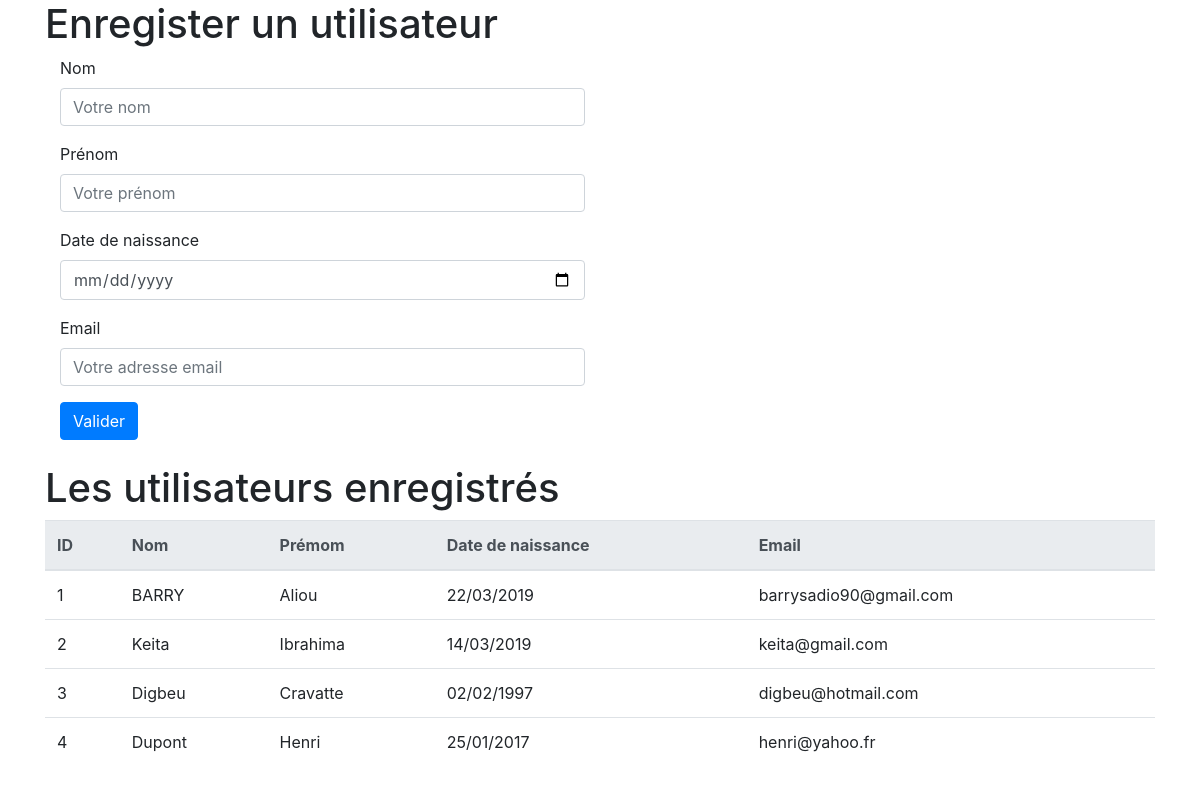
The page / on the database its author committed.
### tables this page shows
CREATE TABLE IF NOT EXISTS `users` (
  `id_user` int(11) NOT NULL AUTO_INCREMENT,
  `nom` varchar(255) NOT NULL,
  `prenom` varchar(255) NOT NULL,
  `dateDeNaissance` date NOT NULL,
  `email` varchar(255) NOT NULL,
  PRIMARY KEY (`id_user`)
);

### index.php (the view, shortened to what this page needs)
<!DOCTYPE html>
<html lang="fr">
<head>
    <link rel="stylesheet" href="https://maxcdn.bootstrapcdn.com/bootstrap/4.0.0/css/bootstrap.min.css">
</head>
<body class="container">
        <h1>Enregister un utilisateur</h1>
        <form method="POST" action="saveUser.php" class="  col-md-6 offset-col-md-6">
            <div class="form-group ">
                <label for="lastName">Nom </label>
                <input type="text" class="form-control" id="lastName" name="lastName"  placeholder="Votre nom" required>
            </div>
            <div class="form-group ">
                <label for="firstName">Prénom </label>
                <input type="text" class="form-control" id="firstName" name="firstName" placeholder="Votre prénom" required>
            </div>
            <div class="form-group">
                <label for="dateBirth">Date de naissance </label>
                <input type="date" class="form-control" id="dateBirth" name="dateBirth" placeholder="Votre date de naissance" required>
            </div>
            <div class="form-group">
                <label for="email">Email</label>
                <input type="email" class="form-control" id="email" name="email" placeholder="Votre adresse email" required>
            </div>
            <div >
                <button type="submit" class="btn btn-primary">Valider</button>
            </div>
        </form><br>
        <h1> Les utilisateurs enregistrés</h1>
        <table class="table ">
            <thead class="thead-light">
            <tr>
                <th scope="col">ID</th>
                <th scope="col">Nom</th>
                <th scope="col">Prémom</th>
                <th scope="col">Date de naissance</th>
                <th scope="col">Email</th>
            </tr>
            </thead>
            <tbody>
           <?php
           try
           {
               $bdd = new PDO('mysql:host=localhost;dbname=testdb;charset=utf8', 'root', '',
                   array(PDO::ATTR_ERRMODE => PDO::ERRMODE_EXCEPTION));
           }
           catch(Exception $e)
           {
               die('Erreur : '.$e->getMessage());
           }
            $req =$bdd->query('SELECT *, DATE_FORMAT(dateDeNaissance, \'%d/%m/%Y\') AS date FROM users');
            while($rep = $req->fetch())
           {
            ?>
            <tr >
                <td><?php echo $rep['id_user']?></td>
                <td><?php echo $rep['nom']?></td>
                <td><?php echo $rep['prenom']?></td>
                <td><?php echo $rep['date']?></td>
                <td><?php echo $rep['email']?></td>
            </tr>
            <?php
             }
            ?>
            </tbody>
        </table>
</body>
</html>

### rows shown on the page
users: id_user "1", nom "BARRY", prenom "Aliou", date "22/03/2019", email "barrysadio90@gmail.com"
users: id_user "2", nom "Keita", prenom "Ibrahima", date "14/03/2019", email "keita@gmail.com"
users: id_user "3", nom "Digbeu", prenom "Cravatte", date "02/02/1997", email "digbeu@hotmail.com"
users: id_user "4", nom "Dupont", prenom "Henri", date "25/01/2017", email "henri@yahoo.fr"
